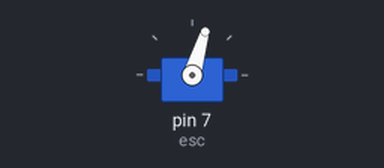
Bench run of a sketch on a simulated Arduino Uno, built with avr-gcc and run on an emulated ATmega328P. Parts: servo. What the sketch prints to the serial monitor is not drawn.

Above: at 2.05 s.
At 10.0 s:
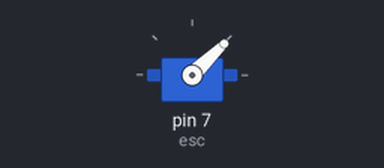
Timing chart, 0 to 12.4 s (numbered marks = the images above):
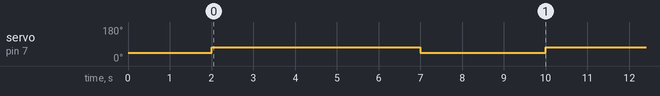

Measured:
- by itself, servo on pin 7 (esc): alternates 73° for 5.0 s and 44° for 3.0 s

The sketch:

esc-test.ino
```cpp
#include <Servo.h>

Servo esc;

void setup() {
  esc.attach(7);

  // Arm ESC
  esc.writeMicroseconds(1000);
  delay(2000);

  Serial.begin(115200);
  Serial.println("ESC Armed");
}

void loop() {

  // Slow speed
  esc.writeMicroseconds(1300);
  delay(5000);

  // Stop
  esc.writeMicroseconds(1000);
  delay(3000);
}
```
